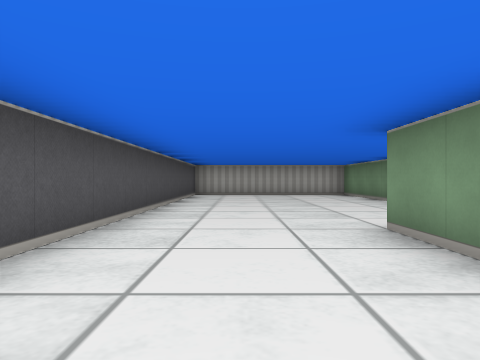
[1] (above)

12 first-person views from a walk through a cub3D level. The camera is about half as high as the walls, looks level and sees 70° across. The floor is counted in squares. Each view is taken from the middle of a square. On the plan, view 1 faces up. The plan holds only what a view shows up to about 9 squares ahead; the rest is blank. The place goes on beyond the plan.

[2]
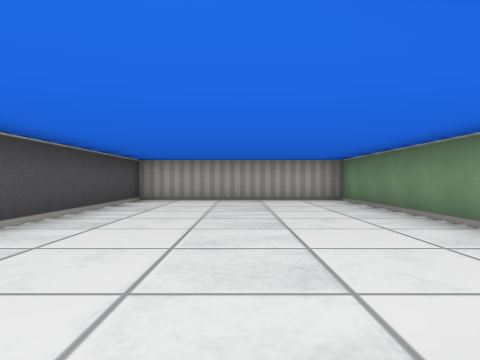

[3]
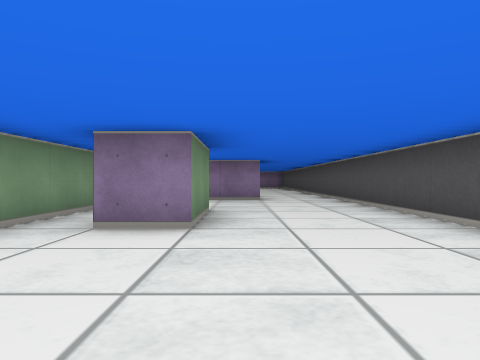

[4]
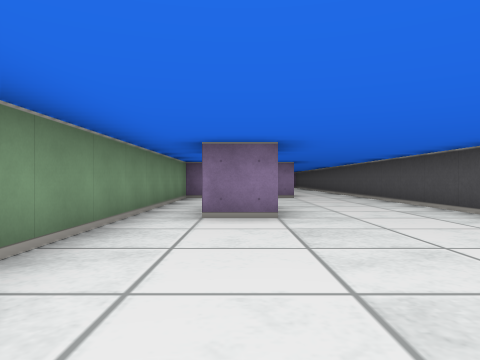

[5]
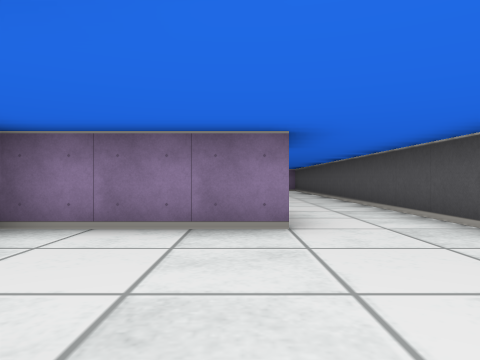

[6]
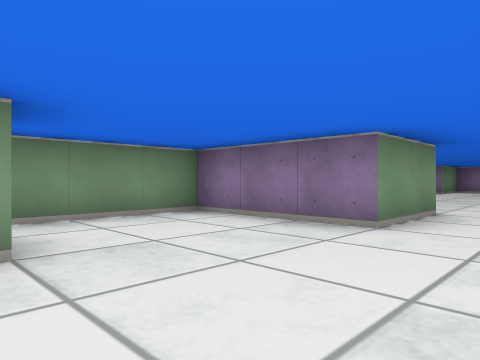

[7]
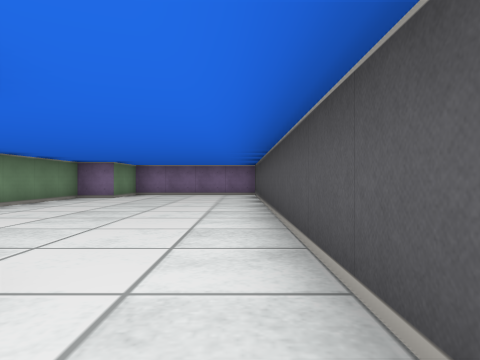

[8]
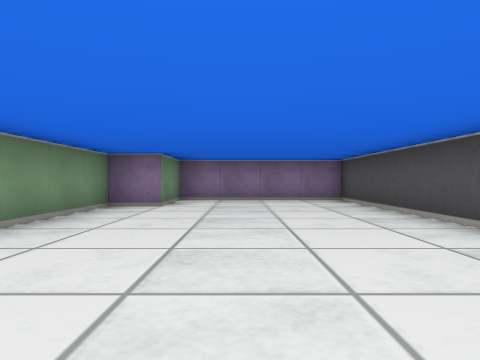

[9]
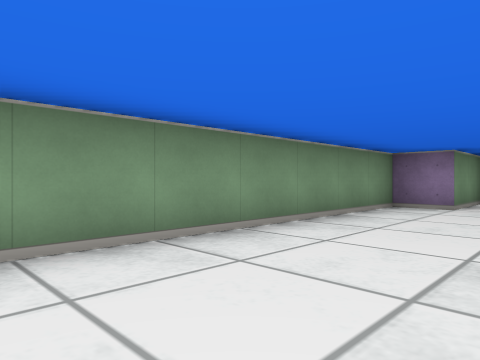

[10]
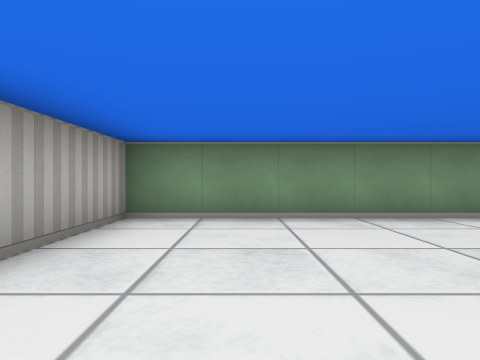

[11]
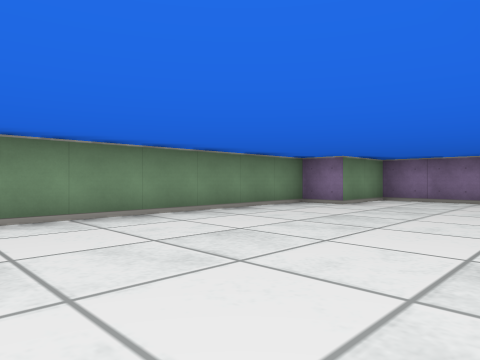

[12]
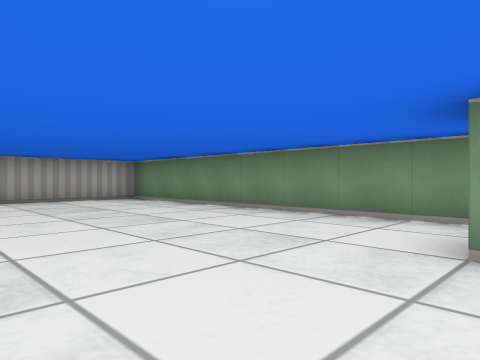

### Floor plan
Ten units are one square. View 1 is at (0, 0); x grows to the right and y downward. Boxes are objects, and circles mark ways between rooms. Rooms are numbered by the first view taken in them; rooms with no view inside come last. Other rooms are left out.
<svg viewBox="-20 -120 60 260">
<path fill="none" stroke="#000" d="M15 -15 15 -35 25 -35M5 15 35 15 35 -115 -15 -115 -15 15M5 35 5 15M-15 15 -15 135 25 135 25 115 35 115 35 35 11 35"/>
<circle cx="-5" cy="25" r="3" fill="#2a7"/>
<text x="10" y="-50">1</text>
<text x="10" y="80">2</text>
</svg>
Room 1 opens to room 2.

Where each view was taken, in squares from view 1:
view 1: 0 up, 0 right, facing up
view 2: 3 up, 1 right, facing up
view 3: 7 up, 1 right, facing down
view 4: 8 up, 2 right, facing down
view 5: 2 up, 1 right, facing down
view 6: 2 up, 1 left, facing down-right
view 7: 2 down, 1 left, facing down
view 8: 5 down, 1 right, facing down
view 9: 5 down, 1 right, facing down-right
view 10: 5 down, 1 left, facing right
view 11: 5 down, 1 left, facing down-right
view 12: 3 up, 1 left, facing up-right
